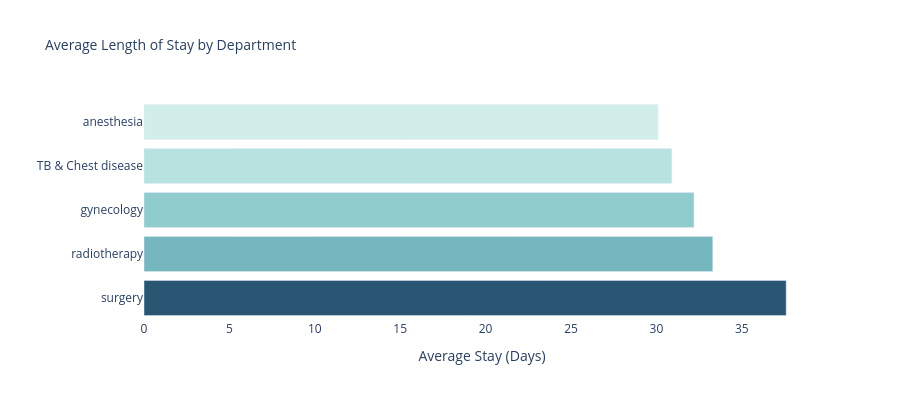

The cell this chart's notebook holds for it:
### Code cell
# Chart 1, LOS by Department

# WHY: Department-level LoS shows which specialties drive long stays
# Most actionable insight for bed management decisions
dept_los = df.groupby('Department')['Stay_Days'].mean().sort_values(ascending=False).reset_index()
dept_los.columns = ['Department', 'Avg_Stay_Days']
dept_los['Avg_Stay_Days'] = dept_los['Avg_Stay_Days'].round(1)

fig1 = px.bar(
    dept_los, x='Avg_Stay_Days', y='Department',
    orientation='h',
    title='Average Length of Stay by Department',
    labels={'Avg_Stay_Days': 'Average Stay (Days)', 'Department': ''},
    color='Avg_Stay_Days',
    color_continuous_scale='Teal',
)
fig1.update_layout(height=400, showlegend=False,
    coloraxis_showscale=False, plot_bgcolor='white', title_font_size=14)
fig1.write_html('charts/los_by_department.html')
fig1.show()
print(dept_los)

### Figure 1 — Plotly figure (JSON) as saved in the notebook; plotly's stock layout.template omitted (floating-point values rounded to 4 significant figures)
{"data": [{"alignmentgroup": "True", "hovertemplate": "Average Stay (Days)=%{marker.color}<br>=%{y}<extra></extra>", "legendgroup": "", "marker": {"color": [37.6, 33.3, 32.2, 30.9, 30.1], "coloraxis": "coloraxis", "pattern": {"shape": ""}}, "name": "", "offsetgroup": "", "orientation": "h", "showlegend": false, "textposition": "auto", "type": "bar", "x": [37.6, 33.3, 32.2, 30.9, 30.1], "xaxis": "x", "y": ["surgery", "radiotherapy", "gynecology", "TB & Chest disease", "anesthesia"], "yaxis": "y"}], "layout": {"barmode": "relative", "coloraxis": {"colorbar": {"title": {"text": "Average Stay (Days)"}}, "colorscale": [[0, "rgb(209, 238, 234)"], [0.1667, "rgb(168, 219, 217)"], [0.3333, "rgb(133, 196, 201)"], [0.5, "rgb(104, 171, 184)"], [0.6667, "rgb(79, 144, 166)"], [0.8333, "rgb(59, 115, 143)"], [1, "rgb(42, 86, 116)"]], "showscale": false}, "height": 400, "legend": {"tracegroupgap": 0}, "plot_bgcolor": "white", "showlegend": false, "title": {"font": {"size": 14}, "text": "Average Length of Stay by Department"}, "xaxis": {"anchor": "y", "domain": [0, 1], "title": {"text": "Average Stay (Days)"}}, "yaxis": {"anchor": "x", "domain": [0, 1], "title": {"text": ""}}}}
